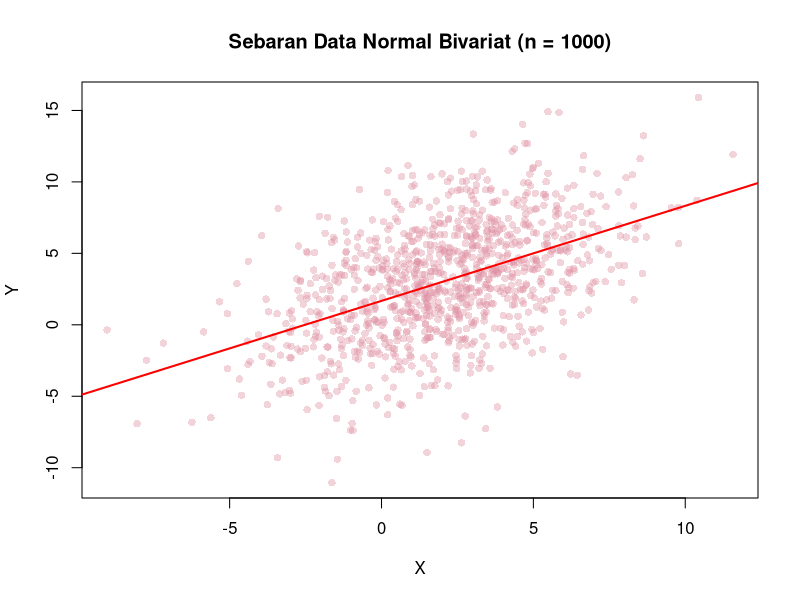

R code for this plot:
library(MASS)

set.seed(67)

mu <- c(2, 3)
Sigma <- matrix(c(9, 6,
                  6, 16), nrow = 2, byrow = TRUE)

data <- mvrnorm(n = 1000, mu = mu, Sigma = Sigma)
colnames(data) <- c("X", "Y")

head(data)

colMeans(data)
cov(data)

cov2cor(Sigma)
cor(data)

plot(data[, "X"], data[, "Y"],
     pch = 16, col = adjustcolor("#DF91A3FF", alpha.f = 0.4),
     xlab = "X", ylab = "Y",
     main = "Sebaran Data Normal Bivariat (n = 1000)")
abline(lm(Y ~ X, data = as.data.frame(data)), col = "red", lwd = 2)

cor.test(data[, "X"], data[, "Y"])
